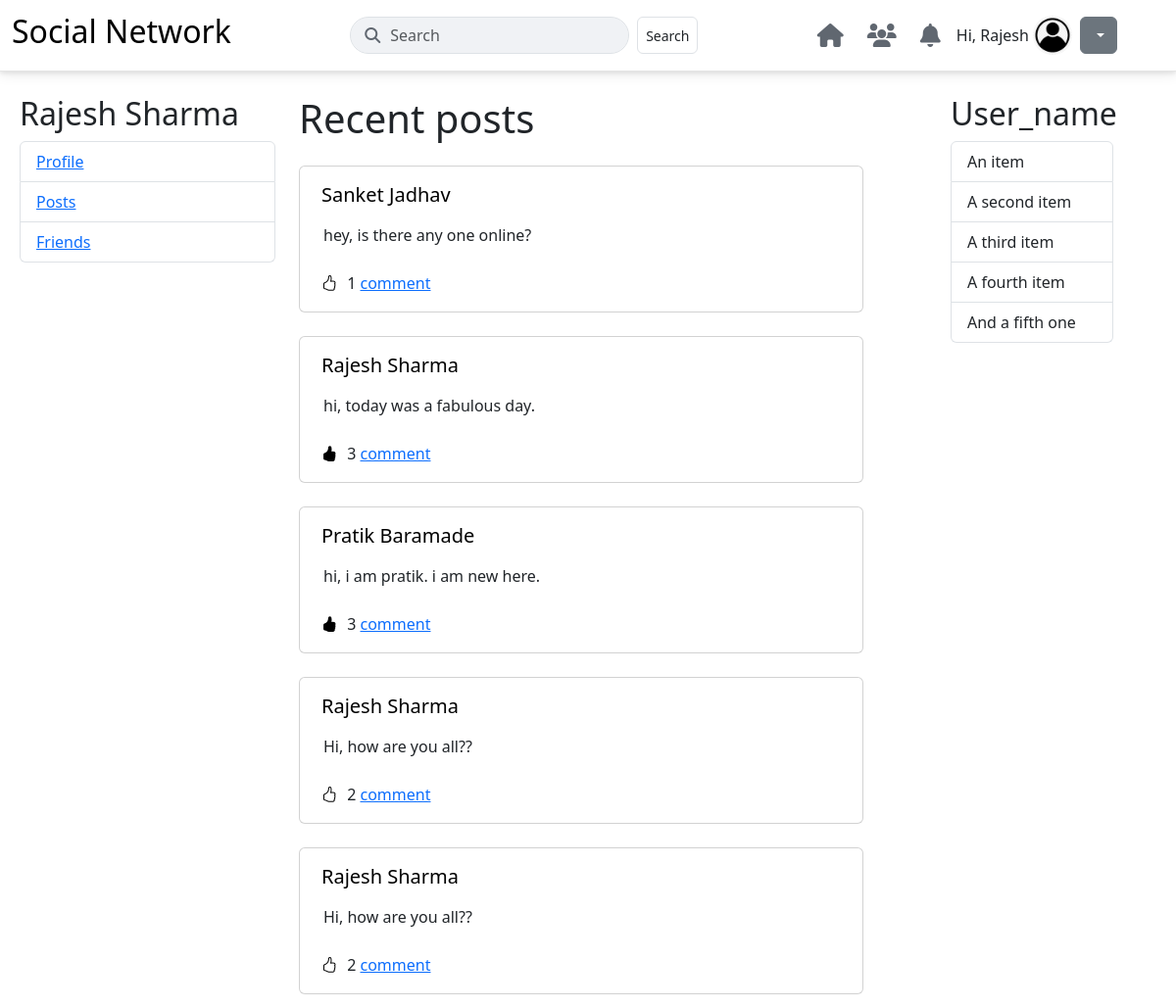
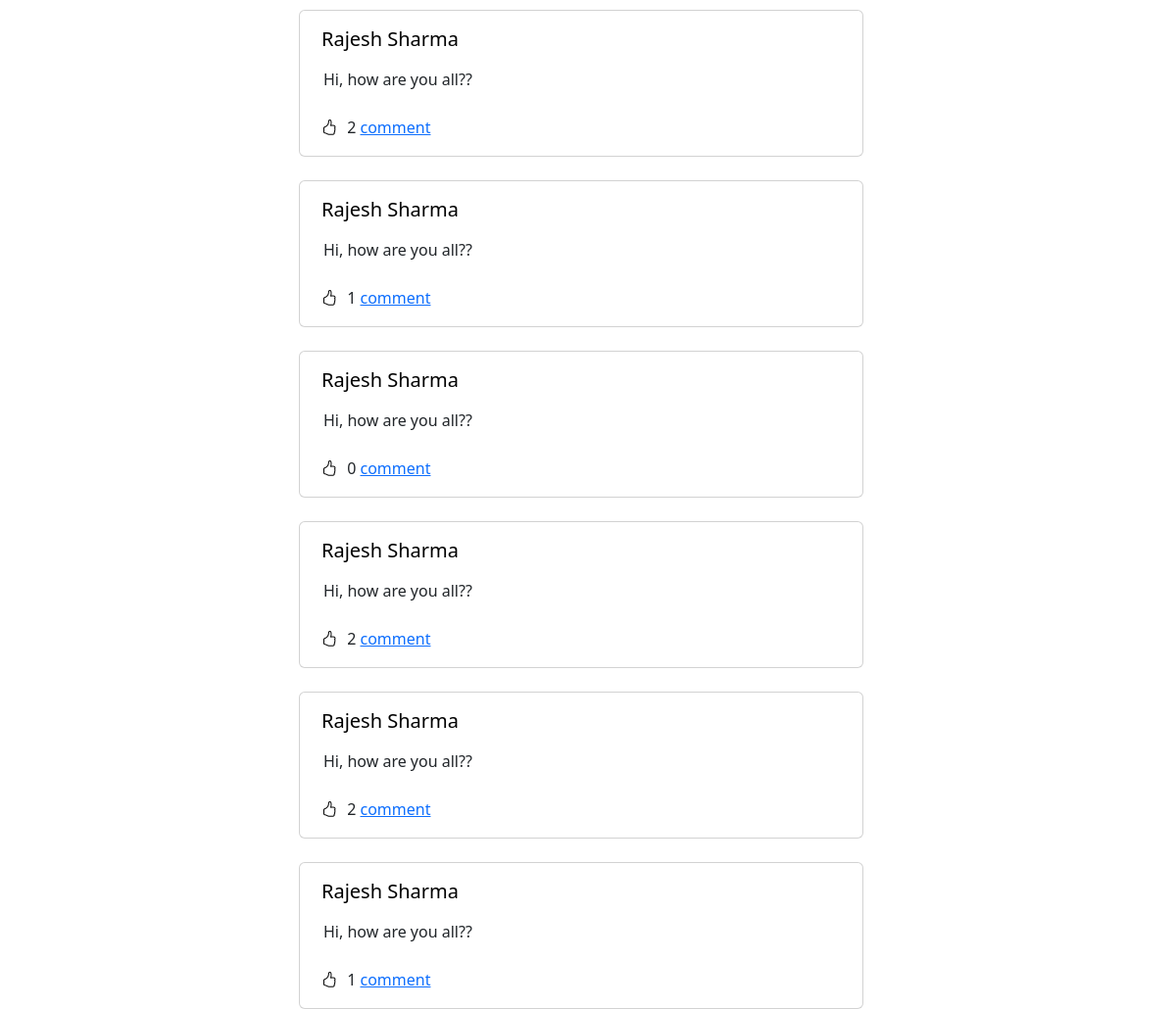
Before: / (signed in) with the older database file (2 pictures, top to bottom).
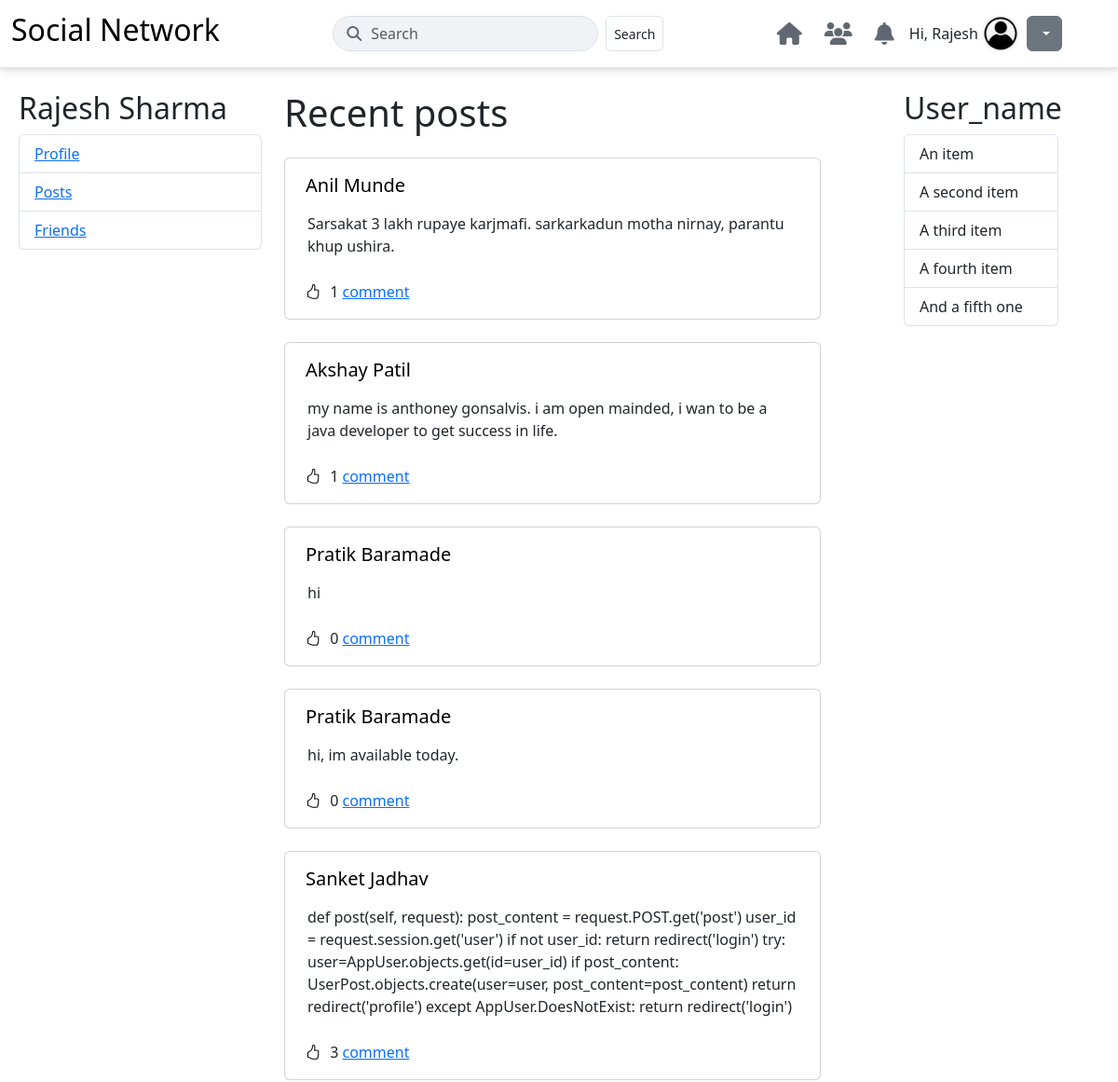
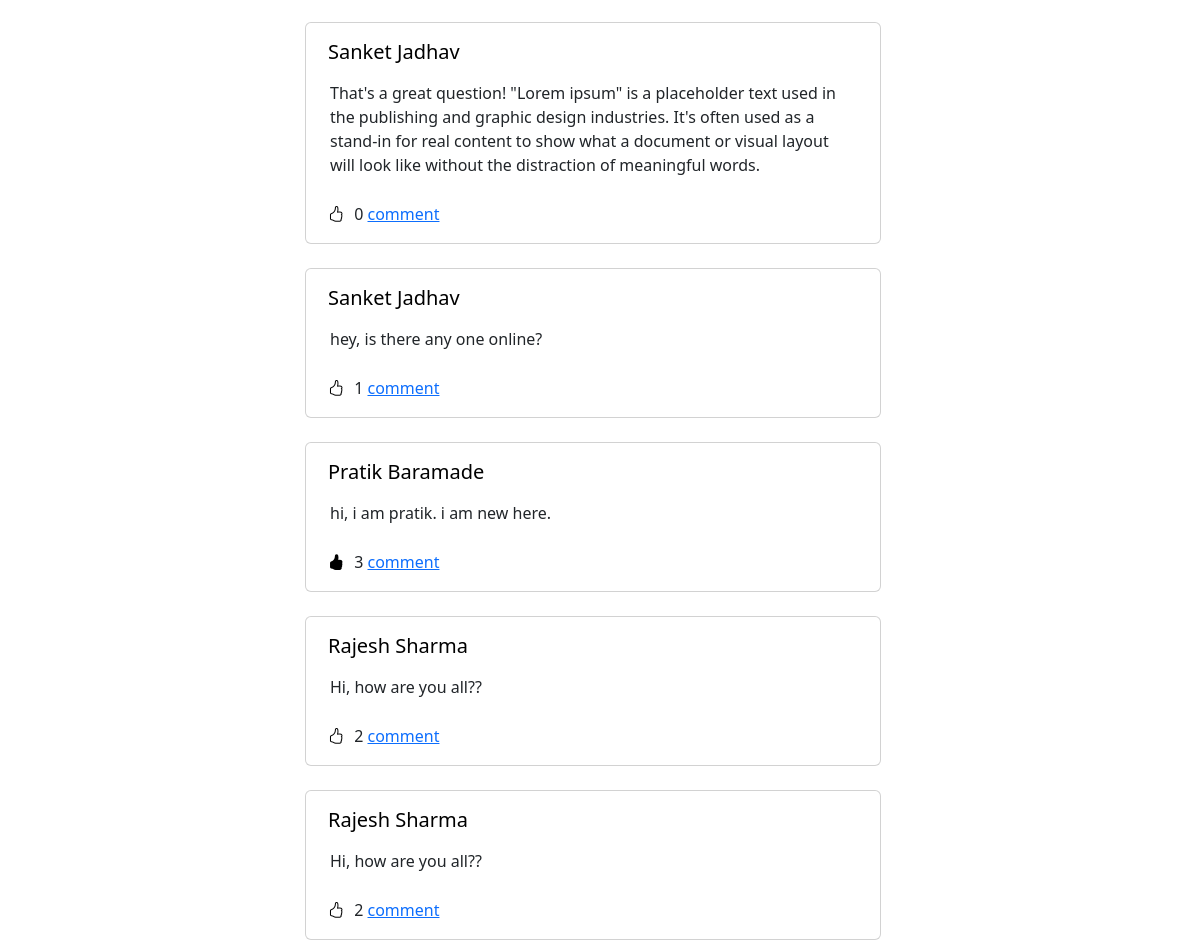
After: the same page with the newer database file (2 pictures, top to bottom).
### user_profile/models.py (models this page shows, shortened)
class AppUser(AbstractUser):
    GENDER_CHOICES = [
        ('M', 'Male'),
        ('F', 'Female'),
        ('O', 'Other'),
    ]
    username = models.CharField(max_length=150, unique=True, blank=True, null=True)
    USERNAME_FIELD = 'email'
    REQUIRED_FIELDS = ['first_name', 'last_name', 'phone']
    gender = models.CharField(
        max_length=1,
        choices=GENDER_CHOICES,
        blank=True,
        null=True
    )
    birthday = models.DateField(null=True, blank=True)
    phone = models.CharField(max_length=15, unique=True)
    email = models.EmailField(unique=True, blank=False, null=False)
    groups = models.ManyToManyField(
        'auth.Group',
        related_name='appuser_set',
        blank=True,
        help_text='The groups this user belongs to. A user will get all permissions granted to each of their groups.',
        verbose_name='groups',
    )
    user_permissions = models.ManyToManyField(
        'auth.Permission',
        related_name='appuser_permissions_set',
        blank=True,
        help_text='Specific permissions for this user.',
        verbose_name='user permissions',
    )
    def __str__(self):
        return self.first_name

class UserPost(models.Model):
    user = models.ForeignKey(AppUser, on_delete=models.CASCADE, related_name='posts')
    post_content = models.TextField()

### user_profile/views.py (the view)
# urls.py: 2. Add a URL to urlpatterns:  path('', Home.as_view(), name='home')
class Home(View):
    def get(self, request):
        user_id = request.session.get('user')
        if user_id:
            try:
                user = AppUser.objects.get(id=user_id)
                posts = UserPost.objects.all().order_by('-id').annotate(like_count=Count('likes'))
                liked_post_ids = PostLike.objects.filter(user=user).values_list('post_id', flat=True)
                return render(request, 'home.html', {'user': user, 'posts': posts, 'liked_post_ids': liked_post_ids})
            except AppUser.DoesNotExist:
                return redirect('login')
        return redirect('login')

### user_profile/templates/home.html (shortened to what this page needs)
{% extends 'base.html' %} {% block content %}
<div class="container ms-2">
  <div class="row">
    {% if user %}
    <div class="col-3 mt-4">
      <h2>{{ user.first_name}} {{user.last_name}}</h2>
      <ul class="list-group">
        <li class="list-group-item"><a href="/profile/">Profile</a></li>
        <li class="list-group-item"><a href="/profile/">Posts</a></li>
        <li class="list-group-item"><a href="/friends/">Friends</a></li>
      </ul>
    </div>
    {% endif %}
    <div class="col-6 mt-4">
      <h1>Recent posts</h1>
      {% for post in posts %}
      <div class="card mt-4" style="width: 36rem">
        <div class="card-body">
          <h5 class="card-title">
            <form action="/otheruserprofile/" method="post">
              <button
                type="submit"
                style="border: none; background-color: transparent"
              >
                {{post.user}} {{post.user.last_name}}
              </button>
            </form>
          </h5>
          <p class="card-text p-2">{{post.post_content}}</p>
          <button
            class="like-btn"
            style="border: none; background-color: transparent"
            data-post-id="{{post.id}}"
          >
            {% if post.id in liked_post_ids %}
            <i class="bi bi-hand-thumbs-up-fill"></i>
            {% else %} <i class="bi bi-hand-thumbs-up"></i> {% endif %}
          </button>
          <span id="like-count-{{ post.id }}">{{post.like_count}}</span>
          <a href="#" class="card-link">comment</a>
        </div>
      </div>
      {% endfor %}
    </div>
    <div class="col-2 mt-4 offset-md-1">
      <h2>User_name</h2>
      <ul class="list-group">
        <li class="list-group-item">An item</li>
        <li class="list-group-item">A second item</li>
        <li class="list-group-item">A third item</li>
        <li class="list-group-item">A fourth item</li>
        <li class="list-group-item">And a fifth one</li>
      </ul>
    </div>
  </div>
</div>
{% endblock %}

### user_profile/templates/base.html
{% include 'header.html' %}
<section>{% block content %}{% endblock %}</section>
{% include 'footer.html' %}

### user_profile/templates/header.html (shortened to what this page needs)
<!DOCTYPE html>
<html lang="en">
  <head>
    <link
      href="https://cdn.jsdelivr.net/npm/bootstrap@5.3.8/dist/css/bootstrap.min.css"
      rel="stylesheet"
    />
    <link
      rel="stylesheet"
      href="https://cdnjs.cloudflare.com/ajax/libs/font-awesome/6.5.2/css/all.min.css"
    />
    <link
      rel="stylesheet"
      href="https://cdn.jsdelivr.net/npm/bootstrap-icons@1.13.1/font/bootstrap-icons.min.css"
    />
  </head>
  <body>
    <nav class="navbar navbar-expand-lg navbar-custom">
      <div
        class="container-fluid d-flex justify-content-between align-items-center"
      >
        <a class="navbar-brand" href="/">
          <h2>Social Network</h2>
        </a>
        <form
          method="GET"
          class="d-none d-md-flex my-2 my-lg-0 search-form ms-auto me-auto"
        >
          <span class="fas fa-search"></span>
          <input
            class="form-control me-2"
            type="search"
            placeholder="Search"
            aria-label="Search"
          />
          <button class="btn btn-sm border me-2 rounded" type="submit">
            Search
          </button>
        </form>
        <div class="d-flex align-items-center">
          <ul class="navbar-nav flex-row">
            <li class="nav-item me-2">
              <a class="nav-link social-icon" href="#"
                ><i class="fas fa-home"></i
              ></a>
            </li>
            <li class="nav-item me-2">
              <a class="nav-link social-icon" href="#"
                ><i class="fas fa-users"></i
              ></a>
            </li>
            <li class="nav-item me-2">
              <a class="nav-link social-icon" href="#"
                ><i class="fas fa-bell"></i
              ></a>
            </li>
          </ul>
          {% if request.session.user %}
          <div class="me-1">Hi, {{request.session.user_first_name}}</div>
          <img
            class="profile-icon me-2"
            src="/static/profile.webp"
            alt="Profile Picture"
          />
          <div class="dropdown me-5">
            <a
              class="btn btn-secondary dropdown-toggle"
              href="#"
              role="button"
              id="dropdownMenuLink"
              data-bs-toggle="dropdown"
              aria-expanded="false"
            >
            </a>
          </div>
          {% else %}
          <a class="nav-link social-icon me-2" href="/login/">Login</a>
          <a class="nav-link social-icon ms-2" href="/signup/">Sign Up</a>
          {% endif %}
        </div>
      </div>
    </nav>
  </body>
</html>

### user_profile/templates/footer.html (shortened to what this page needs)
  </body>
</html>

### user_profile/templates/header.html (style rules this page uses)
.navbar-custom { background-color: #ffffff; border-bottom: 1px solid #e5e5e5; box-shadow: 0 2px 4px rgba(0, 0, 0, 0.08), 0 4px 12px rgba(0, 0, 0, 0.08); position: sticky; top: 0; z-index: 1020; }
.search-form { position: relative; }
.search-form .form-control { border-radius: 20px; padding-left: 40px; background-color: #f0f2f5; }
.search-form .fa-search { position: absolute; left: 15px; top: 50%; transform: translateY(-50%); color: #606770; }
.nav-link.social-icon { font-size: 1.5rem; color: #606770; transition: color 0.3s ease; }
.profile-icon { width: 40px; height: 40px; border-radius: 50%; object-fit: cover; }

Changed rows visible on the page:
removed UserPost: user "Rajesh", user.last_name "Sharma", post_content "hi, today was a fabulous day.", like_count "3"
removed UserPost: user "Rajesh", user.last_name "Sharma", post_content "Hi, how are you all??", like_count "2"
removed UserPost: user "Rajesh", user.last_name "Sharma", post_content "Hi, how are you all??", like_count "1"
removed UserPost: user "Rajesh", user.last_name "Sharma", post_content "Hi, how are you all??", like_count "0"
removed UserPost: user "Rajesh", user.last_name "Sharma", post_content "Hi, how are you all??", like_count "2"
removed UserPost: user "Rajesh", user.last_name "Sharma", post_content "Hi, how are you all??", like_count "2"
removed UserPost: user "Rajesh", user.last_name "Sharma", post_content "Hi, how are you all??", like_count "1"
added UserPost: user "Anil", user.last_name "Munde", post_content "Sarsakat 3 lakh rupaye karjmafi. sarkarkadun motha nirnay, parantu khup ushira.", like_count "1"
added UserPost: user "Akshay", user.last_name "Patil", post_content "my name is anthoney gonsalvis. i am open mainded, i wan to be a java developer to get success in life.", like_count "1"
added UserPost: user "Pratik", user.last_name "Baramade", post_content "hi", like_count "0"
added UserPost: user "Pratik", user.last_name "Baramade", post_content "hi, im available today.", like_count "0"
added UserPost: user "Sanket", user.last_name "Jadhav", post_content "def post(self, request): post_content = request.POST.get('post') user_id = request.session.get('user') if not user_id: return redirect('login') try: user=AppUser.objects.get(id=user_id) if post_content: UserPost.objects.create(user=user, post_content=post_content) return redirect('profile') except AppUser.DoesNotExist: return redirect('login')", like_count "3"
added UserPost: user "Sanket", user.last_name "Jadhav", post_content "That's a great question! \"Lorem ipsum\" is a placeholder text used in the publishing and graphic design industries. It's often used as a stand-in for real content to show what a document or visual layout will look like without the distraction of meaningful words.", like_count "0"
